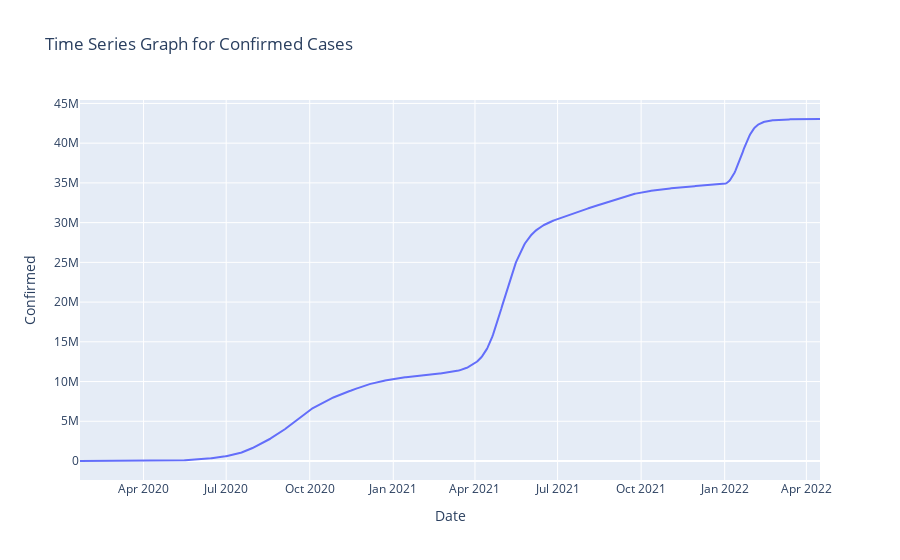

The notebook cell saved with this chart:
### Markdown cell above
#### Plotting the confirmed cases with respect to time

### Code cell
fig = px.line(india_data,x='Date',y='Confirmed',title="Time Series Graph for Confirmed Cases")
fig.show()

### Figure 1 — Plotly figure (JSON) as saved in the notebook; plotly's stock layout.template omitted (floating-point values rounded to 4 significant figures; data arrays with more than 128 entries replaced by an {"elided": "..."} marker saying what was removed)
{"data": [{"hovertemplate": "Date=%{x}<br>Confirmed=%{y}<extra></extra>", "legendgroup": "", "line": {"color": "#636efa", "dash": "solid"}, "marker": {"symbol": "circle"}, "mode": "lines", "name": "", "orientation": "v", "showlegend": false, "type": "scatter", "x": {"elided": "816 str values"}, "xaxis": "x", "y": {"elided": "816 int values"}, "yaxis": "y"}], "layout": {"legend": {"tracegroupgap": 0}, "title": {"text": "Time Series Graph for Confirmed Cases"}, "xaxis": {"anchor": "y", "domain": [0, 1], "title": {"text": "Date"}}, "yaxis": {"anchor": "x", "domain": [0, 1], "title": {"text": "Confirmed"}}}}
